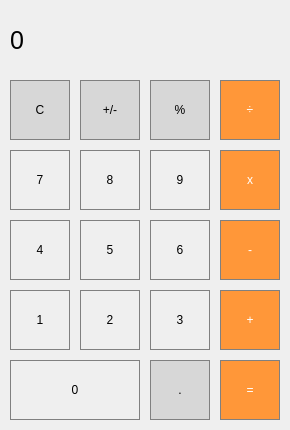
<?xml version="1.0" encoding="UTF-8"?>
<ui version="4.0">
 <class>MainWindow</class>
 <widget class="QMainWindow" name="MainWindow">
  <property name="geometry">
   <rect>
    <x>0</x>
    <y>0</y>
    <width>290</width>
    <height>430</height>
   </rect>
  </property>
  <property name="windowTitle">
   <string>MainWindow</string>
  </property>
  <widget class="QWidget" name="centralWidget">
   <widget class="QLabel" name="label">
    <property name="geometry">
     <rect>
      <x>10</x>
      <y>10</y>
      <width>270</width>
      <height>60</height>
     </rect>
    </property>
    <property name="font">
     <font>
      <pointsize>19</pointsize>
     </font>
    </property>
    <property name="styleSheet">
     <string notr="true">QLabel {
  qproperty-alignment: 'AlignVCenter | AlignRight';
  border: 1px solid gray;
}

background-color : white;</string>
    </property>
    <property name="text">
     <string>0</string>
    </property>
   </widget>
   <widget class="QPushButton" name="pbClear">
    <property name="geometry">
     <rect>
      <x>10</x>
      <y>80</y>
      <width>60</width>
      <height>60</height>
     </rect>
    </property>
    <property name="styleSheet">
     <string notr="true">/* (Clear,+/-,%,. buttons) Unary Operations Buttons Stylesheet */

QPushButton {
  background-color: rgb(215, 215, 215);
  border: 1px solid gray;
}
QPushButton:pressed {
    background-color: qlineargradient(x1: 0, y1: 0, x2: 0, y2: 1,
                                      stop: 0 #BEBEBE, stop: 1 #D7D7D7);
}</string>
    </property>
    <property name="text">
     <string>C</string>
    </property>
   </widget>
   <widget class="QPushButton" name="pbMinusPlus">
    <property name="geometry">
     <rect>
      <x>80</x>
      <y>80</y>
      <width>60</width>
      <height>60</height>
     </rect>
    </property>
    <property name="styleSheet">
     <string notr="true">/* (Clear,+/-,%,. buttons) Unary Operations Buttons Stylesheet */

QPushButton {
  background-color: rgb(215, 215, 215);
  border: 1px solid gray;
}
QPushButton:pressed {
    background-color: qlineargradient(x1: 0, y1: 0, x2: 0, y2: 1,
                                      stop: 0 #BEBEBE, stop: 1 #D7D7D7);
}</string>
    </property>
    <property name="text">
     <string>+/-</string>
    </property>
   </widget>
   <widget class="QPushButton" name="pbPercent">
    <property name="geometry">
     <rect>
      <x>150</x>
      <y>80</y>
      <width>60</width>
      <height>60</height>
     </rect>
    </property>
    <property name="styleSheet">
     <string notr="true">/* (Clear,+/-,%,. buttons) Unary Operations Buttons Stylesheet */

QPushButton {
  background-color: rgb(215, 215, 215);
  border: 1px solid gray;
}
QPushButton:pressed {
    background-color: qlineargradient(x1: 0, y1: 0, x2: 0, y2: 1,
                                      stop: 0 #BEBEBE, stop: 1 #D7D7D7);
}</string>
    </property>
    <property name="text">
     <string>%</string>
    </property>
   </widget>
   <widget class="QPushButton" name="pbDivide">
    <property name="geometry">
     <rect>
      <x>220</x>
      <y>80</y>
      <width>60</width>
      <height>60</height>
     </rect>
    </property>
    <property name="styleSheet">
     <string notr="true">
QPushButton {
  background-color: rgb(255, 151, 57);
  color: white; 
  border: 1px solid gray;
}

QPushButton:pressed {
    background-color: qlineargradient(x1: 0, y1: 0, x2: 0, y2: 1,
                                      stop: 0 #FF7832, stop: 1 #FF9739);
}</string>
    </property>
    <property name="text">
     <string>÷</string>
    </property>
   </widget>
   <widget class="QPushButton" name="pb7">
    <property name="geometry">
     <rect>
      <x>10</x>
      <y>150</y>
      <width>60</width>
      <height>60</height>
     </rect>
    </property>
    <property name="styleSheet">
     <string notr="true">QPushButton {
   border: 1px solid gray;
}
QPushButton:pressed {
    background-color: qlineargradient(x1: 0, y1: 0, x2: 0, y2: 1,
                                      stop: 0 #dadbde, stop: 1 #f6f7fa);
}</string>
    </property>
    <property name="text">
     <string>7</string>
    </property>
   </widget>
   <widget class="QPushButton" name="pb8">
    <property name="geometry">
     <rect>
      <x>80</x>
      <y>150</y>
      <width>60</width>
      <height>60</height>
     </rect>
    </property>
    <property name="styleSheet">
     <string notr="true">QPushButton {
   border: 1px solid gray;
}
QPushButton:pressed {
    background-color: qlineargradient(x1: 0, y1: 0, x2: 0, y2: 1,
                                      stop: 0 #dadbde, stop: 1 #f6f7fa);
}</string>
    </property>
    <property name="text">
     <string>8</string>
    </property>
   </widget>
   <widget class="QPushButton" name="pb9">
    <property name="geometry">
     <rect>
      <x>150</x>
      <y>150</y>
      <width>60</width>
      <height>60</height>
     </rect>
    </property>
    <property name="styleSheet">
     <string notr="true">QPushButton {
   border: 1px solid gray;
}
QPushButton:pressed {
    background-color: qlineargradient(x1: 0, y1: 0, x2: 0, y2: 1,
                                      stop: 0 #dadbde, stop: 1 #f6f7fa);
}</string>
    </property>
    <property name="text">
     <string>9</string>
    </property>
   </widget>
   <widget class="QPushButton" name="pbMultiplay">
    <property name="geometry">
     <rect>
      <x>220</x>
      <y>150</y>
      <width>60</width>
      <height>60</height>
     </rect>
    </property>
    <property name="styleSheet">
     <string notr="true">/* (Orange buttons) Operations Buttons Stylesheet */
QPushButton {
  background-color: rgb(255, 151, 57);
  color: white; 
  border: 1px solid gray;
}

QPushButton:pressed {
    background-color: qlineargradient(x1: 0, y1: 0, x2: 0, y2: 1,
                                      stop: 0 #FF7832, stop: 1 #FF9739);
}</string>
    </property>
    <property name="text">
     <string>x</string>
    </property>
   </widget>
   <widget class="QPushButton" name="pb4">
    <property name="geometry">
     <rect>
      <x>10</x>
      <y>220</y>
      <width>60</width>
      <height>60</height>
     </rect>
    </property>
    <property name="styleSheet">
     <string notr="true">QPushButton {
   border: 1px solid gray;
}
QPushButton:pressed {
    background-color: qlineargradient(x1: 0, y1: 0, x2: 0, y2: 1,
                                      stop: 0 #dadbde, stop: 1 #f6f7fa);
}</string>
    </property>
    <property name="text">
     <string>4</string>
    </property>
   </widget>
   <widget class="QPushButton" name="pb5">
    <property name="geometry">
     <rect>
      <x>80</x>
      <y>220</y>
      <width>60</width>
      <height>60</height>
     </rect>
    </property>
    <property name="styleSheet">
     <string notr="true">QPushButton {
   border: 1px solid gray;
}
QPushButton:pressed {
    background-color: qlineargradient(x1: 0, y1: 0, x2: 0, y2: 1,
                                      stop: 0 #dadbde, stop: 1 #f6f7fa);
}</string>
    </property>
    <property name="text">
     <string>5</string>
    </property>
   </widget>
   <widget class="QPushButton" name="pb6">
    <property name="geometry">
     <rect>
      <x>150</x>
      <y>220</y>
      <width>60</width>
      <height>60</height>
     </rect>
    </property>
    <property name="styleSheet">
     <string notr="true">QPushButton {
   border: 1px solid gray;
}
QPushButton:pressed {
    background-color: qlineargradient(x1: 0, y1: 0, x2: 0, y2: 1,
                                      stop: 0 #dadbde, stop: 1 #f6f7fa);
}</string>
    </property>
    <property name="text">
     <string>6</string>
    </property>
   </widget>
   <widget class="QPushButton" name="pbSubtract">
    <property name="geometry">
     <rect>
      <x>220</x>
      <y>220</y>
      <width>60</width>
      <height>60</height>
     </rect>
    </property>
    <property name="styleSheet">
     <string notr="true">/* (Orange buttons) Operations Buttons Stylesheet */
QPushButton {
  background-color: rgb(255, 151, 57);
  color: white; 
  border: 1px solid gray;
}

QPushButton:pressed {
    background-color: qlineargradient(x1: 0, y1: 0, x2: 0, y2: 1,
                                      stop: 0 #FF7832, stop: 1 #FF9739);
}</string>
    </property>
    <property name="text">
     <string>-</string>
    </property>
   </widget>
   <widget class="QPushButton" name="pb1">
    <property name="geometry">
     <rect>
      <x>10</x>
      <y>290</y>
      <width>60</width>
      <height>60</height>
     </rect>
    </property>
    <property name="styleSheet">
     <string notr="true">QPushButton {
   border: 1px solid gray;
}
QPushButton:pressed {
    background-color: qlineargradient(x1: 0, y1: 0, x2: 0, y2: 1,
                                      stop: 0 #dadbde, stop: 1 #f6f7fa);
}</string>
    </property>
    <property name="text">
     <string>1</string>
    </property>
   </widget>
   <widget class="QPushButton" name="pb2">
    <property name="geometry">
     <rect>
      <x>80</x>
      <y>290</y>
      <width>60</width>
      <height>60</height>
     </rect>
    </property>
    <property name="styleSheet">
     <string notr="true">QPushButton {
   border: 1px solid gray;
}
QPushButton:pressed {
    background-color: qlineargradient(x1: 0, y1: 0, x2: 0, y2: 1,
                                      stop: 0 #dadbde, stop: 1 #f6f7fa);
}</string>
    </property>
    <property name="text">
     <string>2</string>
    </property>
   </widget>
   <widget class="QPushButton" name="pb3">
    <property name="geometry">
     <rect>
      <x>150</x>
      <y>290</y>
      <width>60</width>
      <height>60</height>
     </rect>
    </property>
    <property name="styleSheet">
     <string notr="true">QPushButton {
   border: 1px solid gray;
}
QPushButton:pressed {
    background-color: qlineargradient(x1: 0, y1: 0, x2: 0, y2: 1,
                                      stop: 0 #dadbde, stop: 1 #f6f7fa);
}</string>
    </property>
    <property name="text">
     <string>3</string>
    </property>
   </widget>
   <widget class="QPushButton" name="pbAdd">
    <property name="geometry">
     <rect>
      <x>220</x>
      <y>290</y>
      <width>60</width>
      <height>60</height>
     </rect>
    </property>
    <property name="styleSheet">
     <string notr="true">/* (Orange buttons) Operations Buttons Stylesheet */
QPushButton {
  background-color: rgb(255, 151, 57);
  color: white; 
  border: 1px solid gray;
}

QPushButton:pressed {
    background-color: qlineargradient(x1: 0, y1: 0, x2: 0, y2: 1,
                                      stop: 0 #FF7832, stop: 1 #FF9739);
}</string>
    </property>
    <property name="text">
     <string>+</string>
    </property>
   </widget>
   <widget class="QPushButton" name="pb0">
    <property name="geometry">
     <rect>
      <x>10</x>
      <y>360</y>
      <width>130</width>
      <height>60</height>
     </rect>
    </property>
    <property name="styleSheet">
     <string notr="true">QPushButton {
   border: 1px solid gray;
}
QPushButton:pressed {
    background-color: qlineargradient(x1: 0, y1: 0, x2: 0, y2: 1,
                                      stop: 0 #dadbde, stop: 1 #f6f7fa);
}</string>
    </property>
    <property name="text">
     <string>0</string>
    </property>
   </widget>
   <widget class="QPushButton" name="pbEquals">
    <property name="geometry">
     <rect>
      <x>220</x>
      <y>360</y>
      <width>60</width>
      <height>60</height>
     </rect>
    </property>
    <property name="styleSheet">
     <string notr="true">/* (Orange buttons) Operations Buttons Stylesheet */
QPushButton {
  background-color: rgb(255, 151, 57);
  color: white; 
  border: 1px solid gray;
}

QPushButton:pressed {
    background-color: qlineargradient(x1: 0, y1: 0, x2: 0, y2: 1,
                                      stop: 0 #FF7832, stop: 1 #FF9739);
}</string>
    </property>
    <property name="text">
     <string>=</string>
    </property>
   </widget>
   <widget class="QPushButton" name="pbDecimal">
    <property name="geometry">
     <rect>
      <x>150</x>
      <y>360</y>
      <width>60</width>
      <height>60</height>
     </rect>
    </property>
    <property name="styleSheet">
     <string notr="true">/* (Clear,+/-,%,. buttons) Unary Operations Buttons Stylesheet */

QPushButton {
  background-color: rgb(215, 215, 215);
  border: 1px solid gray;
}
QPushButton:pressed {
    background-color: qlineargradient(x1: 0, y1: 0, x2: 0, y2: 1,
                                      stop: 0 #BEBEBE, stop: 1 #D7D7D7);
}</string>
    </property>
    <property name="text">
     <string>.</string>
    </property>
   </widget>
  </widget>
 </widget>
 <layoutdefault spacing="6" margin="11"/>
 <resources/>
 <connections/>
</ui>
